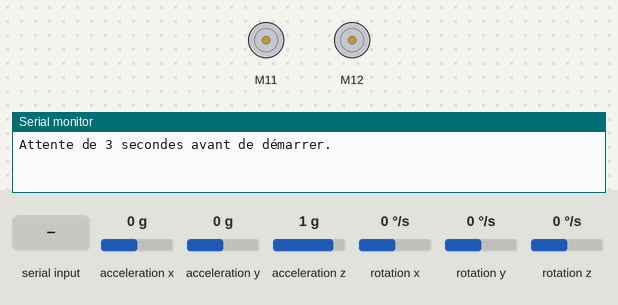
Bench run of a sketch on a simulated Arduino Uno, built with avr-gcc and run on an emulated ATmega328P. Parts: 2 × DC motor (green arrow = forward, orange = backward, longer = faster), the last lines printed to the serial monitor. The inputs (shaded band) are chosen by the test bench; at power-on: rotation z 0 °/s, acceleration x 0 g, acceleration y 0 g, acceleration z 1 g, rotation x 0 °/s, rotation y 0 °/s.

Above: at 2.0 s.
2.1 s: rotation z set to -192 °/s
5.1 s: "0" received over Serial
At 6.2 s:
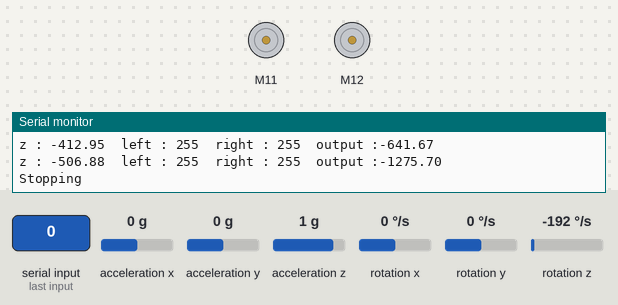
6.6 s: "1" received over Serial
At 7.6 s:
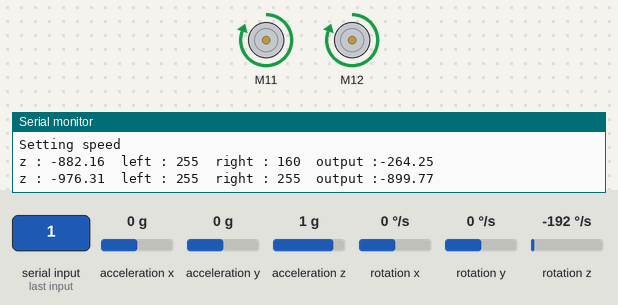
8.4 s: rotation z set to 192 °/s
At 11.2 s:
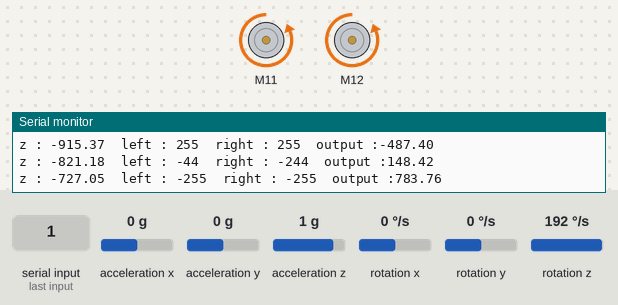
11.4 s: rotation z set to -100 °/s
At 13.61 s:
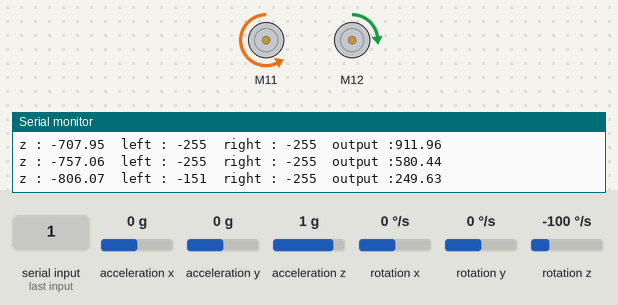
14.4 s: rotation z set to 100 °/s
At 15.03 s:
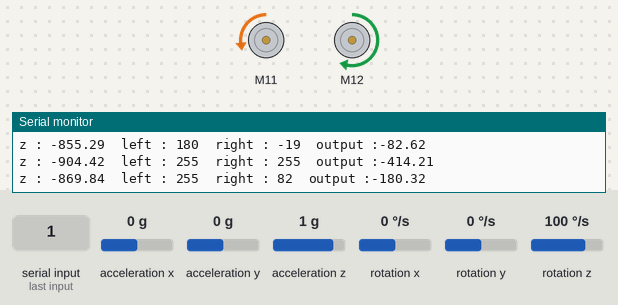
Timing chart, 0 to 17.4 s (numbered marks = the images above; inputs shaded):
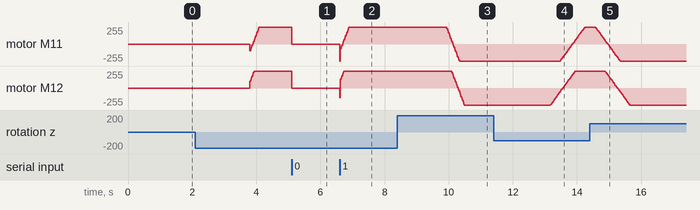

The sketch:

ranger_straight.ino
```cpp
// Demonstrate how to use the gyro and encoders to go straight
// using a PD controller to correct the angle
// The application use a simple state machine to change the state
// Author: Nicolas Bourré

#include <MeAuriga.h>

enum AppState {SETUP, STOP, STRAIGHT, TURNING};

AppState currentState = STOP;

#define DIST_WHEEL 151
#define DIA_WHEEL 64.5
#define PULSE 9
#define RATIO 39.267
#define FULL_TURN_CIRC 948.8
#define FULL_SPIN_CIRC 474.4
#define CIRC_WHEEL 202.6

MeGyro gyro(0, 0x69);

MeEncoderOnBoard encoderRight(SLOT1);
MeEncoderOnBoard encoderLeft(SLOT2);

unsigned long currentTime = 0;

unsigned long serialPrintPrevious = 0;
int serialPrintInterval = 500;
String msg = "";


// ********* INTERRUPTIONS ***********

void rightEncoderInterrupt(void)
{
  if(digitalRead(encoderRight.getPortB()) == 0)
  {
    encoderRight.pulsePosMinus();
  }
  else
  {
    encoderRight.pulsePosPlus();;
  }
}

void leftEncoderInterrupt(void) {
  if(digitalRead(encoderLeft.getPortB()) == 0)
  {
    encoderLeft.pulsePosMinus();
  }
  else
  {
    encoderLeft.pulsePosPlus();
  }
}

// ************* DÉBUT ************

void encoderConfig() {
  attachInterrupt(encoderRight.getIntNum(), rightEncoderInterrupt, RISING);
  attachInterrupt(encoderLeft.getIntNum(), leftEncoderInterrupt, RISING);

  encoderRight.setPulse(PULSE);
  encoderLeft.setPulse(PULSE);

  encoderRight.setRatio(RATIO);
  encoderLeft.setRatio(RATIO);

  encoderRight.setPosPid(1.8,0,1.2);
  encoderLeft.setPosPid(1.8,0,1.2);

  encoderRight.setSpeedPid(0.18,0,0);
  encoderLeft.setSpeedPid(0.18,0,0);

  // DÉBUT : Ne pas modifier ce code!
  // Configuration de la fréquence du PWM
  // Copier-coller ce code si on désire
  // travailler avec les encodeurs
  TCCR1A = _BV(WGM10);
  TCCR1B = _BV(CS11) | _BV(WGM12);

  TCCR2A = _BV(WGM21) | _BV(WGM20);
  TCCR2B = _BV(CS21);
  // FIN : Ne pas modifier ce code!
}


void setup() {
  Serial.begin(115200);
  encoderConfig();
  gyro.begin();

  currentState = SETUP;

}

void loop() {
  currentTime = millis();

  switch (currentState) {
    case SETUP:
      setupState(currentTime);
      break;
    case STOP:
      stopState(currentTime);
      break;
    case STRAIGHT:
      straightState(currentTime);
      break;
    default:
      stopState(currentTime);
      break;
  }

  gyroTask(currentTime);
  encodersTask(currentTime);
  serialPrintTask(currentTime);
}

void gyroTask(unsigned long ct) {
  gyro.update();
}

void encodersTask(unsigned long ct) {
  encoderRight.loop();
  encoderLeft.loop();
}

void goStraight(short speed = 100, short firstRun = 0) {
    static double zAngleGoal = 0.0;

    static double error = 0.0;
    static double previousError = 0.0;
    static double output = 0;

    // PD Controller
    // Change les valeurs selon tes besoins
    // higher kp = plus réactive, peu osciller
    // lowewr kp = sluggish, moins d'oscillation
    // higher kd = limite l'oscillation, la bonne valeur arrête l'oscillation
    const double kp = 6.75;
    //const double ki = 1.0;
    const double kd = 1.0;

    if (firstRun) {
      firstRun = 0;

      zAngleGoal = gyro.getAngleZ();
      Serial.println ("Setting speed");

      encoderLeft.setTarPWM(speed);
      encoderRight.setTarPWM(-speed);

      return;
    }

    error = gyro.getAngleZ() - zAngleGoal;

    // Google : ELI5 PID
    // Astuce web : ELI5 = Explain Like I'm 5
    output = kp * error + kd * (error - previousError);

    previousError = error;

    msg = "z : ";
    msg += gyro.getAngleZ();
    msg += "\tleft : ";
    msg += encoderLeft.getCurPwm();
    msg += "\tright : ";
    msg += encoderRight.getCurPwm();
    msg += "\toutput :";
    msg += output;

    encoderLeft.setTarPWM(speed - output);
    encoderRight.setTarPWM(-speed - output);
}

void stopCmd() {
  Serial.println ("Stopping");
  msg = "";

  currentState = STOP;
}

void straightCmd() {
  Serial.println ("Going straight");

  currentState = STRAIGHT;
  goStraight(100, 1);
}

void setupState(unsigned long ct) {
  static bool firstTime = true;
  static unsigned long lastTime = 0;
  static unsigned long exitTime = 0;

  const int timeout = 3000;

  if (firstTime) {
    firstTime = false;
    exitTime = ct + timeout;

    Serial.println("Attente de 3 secondes avant de démarrer.");
  }

  // Là la là... j'attends

  if (ct >= exitTime) {
    firstTime = true;
    straightCmd();
  }
}

void stopState(unsigned long ct) {
  encoderLeft.setTarPWM(0);
  encoderRight.setTarPWM(0);
}

void straightState(unsigned long ct) {
  goStraight();
}

void serialEvent() {
  while (Serial.available()) {
    char cmd = Serial.read();

    switch (cmd) {
      case '0':
        stopCmd();
        break;
      case '1':
        straightCmd();
        break;
    }
  }
}

void serialPrintTask(unsigned long cT) {
  static unsigned long lastTime = 0;
  const int rate = 500;

  if (cT - lastTime < rate) return;

  lastTime = cT;

  if (msg != "") {
    Serial.println(msg);
    msg = "";
  }
}
```

Measured:
- after the input at 5.1 s, motor M11, motor M12: forward 255/255 → stopped at once
- after the input at 6.6 s, motor M12: stopped → forward 255/255 at once
- after the input at 8.4 s, motor M11: moves from forward 255/255 to backward 255/255 over 0.42 s, starting after 1.5 s; motor M12: moves from forward 255/255 to backward 255/255 over 0.39 s, starting after 1.7 s
- after the input at 11.4 s, motor M11: moves from backward 255/255 to forward 255/255 over 0.77 s, starting after 2.1 s; motor M12: moves from backward 255/255 to forward 255/255 over 0.79 s, starting after 1.8 s
- after the input at 14.4 s, motor M11: moves from forward 255/255 to backward 255/255 over 0.79 s, starting after 0.17 s; motor M12: moves from forward 255/255 to backward 255/255 over 0.77 s, starting after 0.47 s
